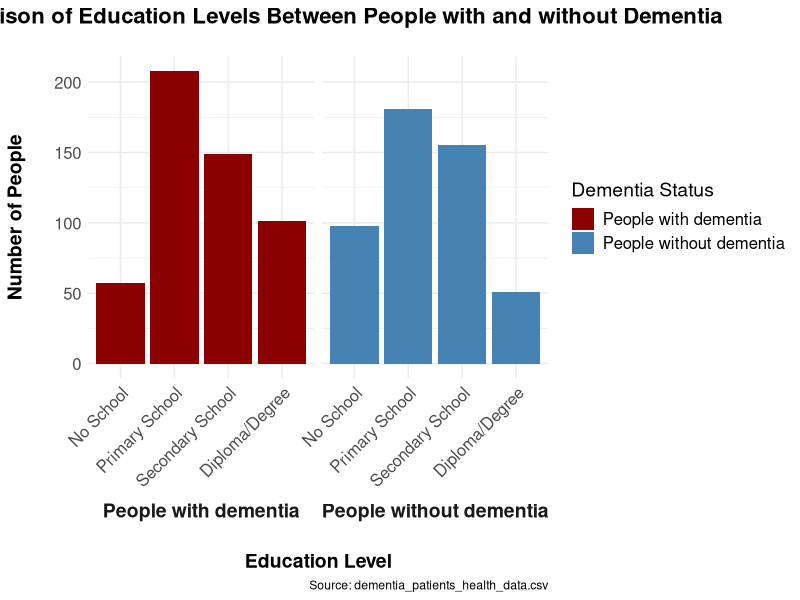
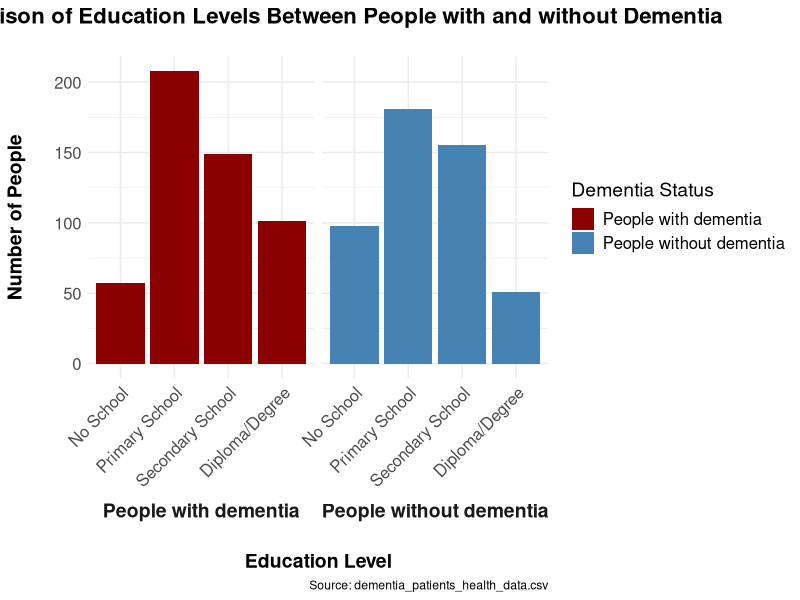

Reproduce these figures in R, in order.
library(tidyverse)

# Read the data
data <- read.csv("data/dementia_patients_health_data.csv")

# Convert dementia to a factor
data$Dementia <- factor(data$Dementia, levels = c(0, 1), labels = c("People with dementia", 
                                                                    "People without dementia"))

# Specify the order of education levels
education_order <- c("No School",
                     "Primary School", 
                     "Secondary School", 
                     "Diploma/Degree")

# Reorder the Education_Level factor
data$Education_Level <- factor(data$Education_Level, levels = education_order)

# Create the faceted bar graph 
ggplot(data, aes(x = Education_Level, fill = Dementia)) +
  geom_bar() +
  facet_grid(~ Dementia, scales = "free_y", switch = "x") +
  # Add colors
  scale_fill_manual(values = c( "People with dementia" = "darkred", 
                                "People without dementia" = "steelblue")) +
  # Add labels
  labs(
    title = "Comparison of Education Levels Between People with and without Dementia",
    x = "Education Level",
    y = "Number of People",
    fill = "Dementia Status",
    caption = "Source: dementia_patients_health_data.csv"
  ) +
  # Give the graph a cleaner theme
  theme_minimal() +
  # Adjust text size for better readability
  theme(
    plot.title = element_text(size = 16, face = "bold", hjust = 0.5, margin = margin(b = 20)),
    axis.title.x = element_text(size = 14, face = "bold", margin = margin(t = 20)),
    axis.title.y = element_text(size = 14, face = "bold", margin = margin(r = 20)),
    axis.text.x = element_text(size = 12, angle = 45, hjust = 1),
    axis.text.y = element_text(size = 12),
    strip.text = element_text(size = 14, face = "bold"),
    legend.title = element_text(size = 14),
    legend.text = element_text(size = 12),
    strip.background = element_blank(),
    strip.placement = "outside"
  )

# Save graph as a png
ggsave("education_levels.png", plot = last_plot())